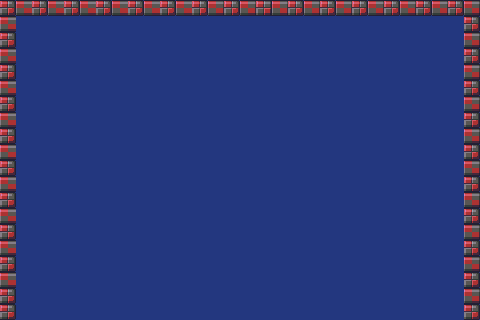

Rendered tile map (Tiled .tmx) drawn with the repository's tilesets; below, a short description and the map source with its tile grids summarised:
An orthogonal 30x20 tile map with 16x16 px tiles, 1 tile layer (Tile Layer 1).

<map version="1.0" orientation="orthogonal" width="30" height="20" tilewidth="16" tileheight="16" backgroundcolor="#23377f">
 <tileset firstgid="1" name="tiles" tilewidth="16" tileheight="16">
  <image source="../img/tiles.png" width="80" height="224" />
 </tileset>
 <layer name="Tile Layer 1" width="30" height="20">
  <data>[600 cells, 68 non-empty, 4 distinct tile ids]</data>
 </layer>
</map>
